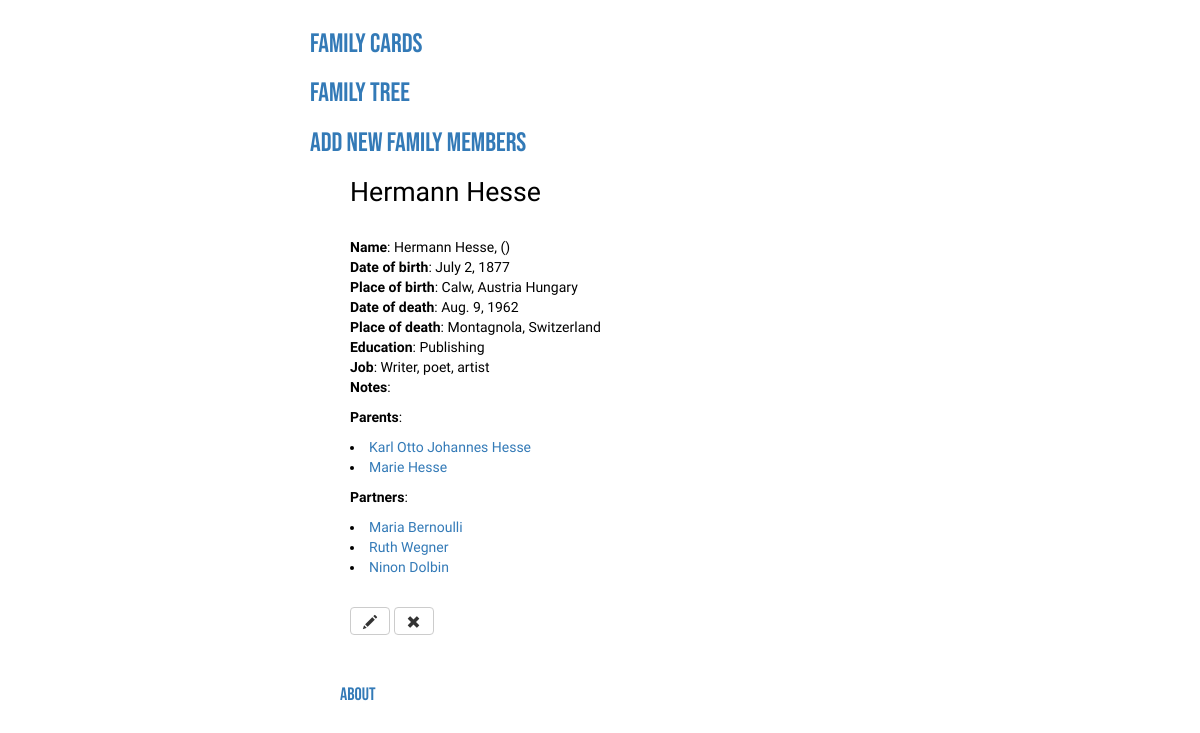
The page /member/hermann_hesse_1877-07-02-000000 on the database its author committed.
### familycards/models.py (models this page shows, shortened)
class FamilyMember(models.Model):
    first_name = models.CharField(max_length=200)
    last_name = models.CharField(max_length=200)
    other_names = models.CharField(max_length=200)
    birth_name = models.CharField(max_length=200)
    slug = models.SlugField(max_length=100, unique=True)
    date_of_birth = models.DateField()
    city_of_birth = models.CharField(max_length=200)
    country_of_birth = models.CharField(max_length=200)
    date_of_death = models.DateField()
    city_of_death = models.CharField(max_length=200)
    country_of_death = models.CharField(max_length=200)
    education = models.CharField(max_length=200)
    job = models.CharField(max_length=200)
    notes = models.CharField(max_length=500)
    parents = MembersField()
    partners = MembersField()
    full_name = models.CharField(max_length=200)

### familycards/views.py (the view)
# urls.py: path('member/<slug>', views.view_member, name='view_member'),
def view_member(request, slug):
   member = get_object_or_404(FamilyMember, slug=slug)
   parents_list = []
   partners_list = []
   try:
      if member.parents != ['']:
         for parent in member.parents:
            p = FamilyMember.objects.filter(first_name__startswith=parent.split(' ')[0])[0]
            parents_list.append(get_object_or_404(FamilyMember, slug=p.slug))
      if member.partners != ['']:
         for partner in member.partners:
            p = FamilyMember.objects.filter(first_name__startswith=partner.split(' ')[0])[0]
            partners_list.append(get_object_or_404(FamilyMember, slug=p.slug))
   except IndexError:
      pass
   context = {'member' : member, \
              'parents' : parents_list, \
              'partners' : partners_list}
   return render(request, 'familycards/view_member.html', context)

### familycards/models.py (called while the page is built)
    def from_db_value(self, value, expression, connection):
        if value is None:
            return value
        return value.split(', ')

### familycards/templates/familycards/view_member.html
{% extends 'familycards/base.html' %}
{% block content %}
<div class="member-info">
    <h2>{% block head_title %}{{ member.first_name }} {{ member.last_name }}{% endblock %}</h2><br>
    <p><b>Name</b>: {{ member.first_name }} {{ member.other_names }} {{ member.last_name }}, ({{ member.birth_name }})<br>
    <b>Date of birth</b>: {{ member.date_of_birth }}<br>
    <b>Place of birth</b>: {{ member.city_of_birth }}, {{ member.country_of_birth }}<br>
    <b>Date of death</b>: {{ member.date_of_death }}<br>
    <b>Place of death</b>: {{ member.city_of_death }}, {{ member.country_of_death }}<br>
    <b>Education</b>: {{ member.education }}<br>
    <b>Job</b>: {{ member.job }}<br>
    <b>Notes</b>: {{ member.comments }}<br></p>
    <p>
        {% if parents %}
            <b>Parents</b>:
            {% for parent in parents %}
                <li><a href="{% url 'view_member' slug=parent.slug %}">{{ parent.full_name}}</a></li>
             {% endfor %}
        {% else %}
            Parents Unknown<br>
        {% endif %}
    </p>
    <p>
        {% if partners %}
            <b>Partners</b>:
            {% for partner in partners %}
                <li><a href="{% url 'view_member' slug=partner.slug %}">{{ partner.first_name }} {{ partner.last_name }}</a></li>
            {% endfor %}
        {% else %}
            Partners Unknown<br>
        {% endif %}
    </p>
    <br>
        <a class="btn btn-default" href="{% url 'edit_member' slug=member.slug %}">
        <span class="glyphicon glyphicon-pencil"></span>
    </a>
    <a class="btn btn-default" href="{% url 'delete_member' slug=member.slug %}">
        <span class="glyphicon glyphicon-remove"></span>
    </a>
</div>
{% include 'familycards/footer.html' %}
{% endblock %}

### static/css/familycards.css (style rules this page uses)
.member-info { padding-left: 40px; color: #000000; font-family: 'Nanum Gothic Coding', monospace; }
.member-info h2 { color: #000000; font-size: 20pt; font-family: 'Nanum Gothic Coding', monospace; }
body { margin: auto; width: 50%; padding: 10px; }

### rows shown on the page
FamilyMember: first_name "Hermann", last_name "Hesse", date_of_birth "July 2, 1877", city_of_birth "Calw", country_of_birth "Austria Hungary", date_of_death "Aug. 9, 1962", city_of_death "Montagnola", country_of_death "Switzerland", education "Publishing", job "Writer, poet, artist"
FamilyMember: full_name "Karl Otto Johannes Hesse"
FamilyMember: full_name "Marie Hesse"
FamilyMember: first_name "Maria", last_name "Bernoulli"
FamilyMember: first_name "Ruth", last_name "Wegner"
FamilyMember: first_name "Ninon", last_name "Dolbin"
